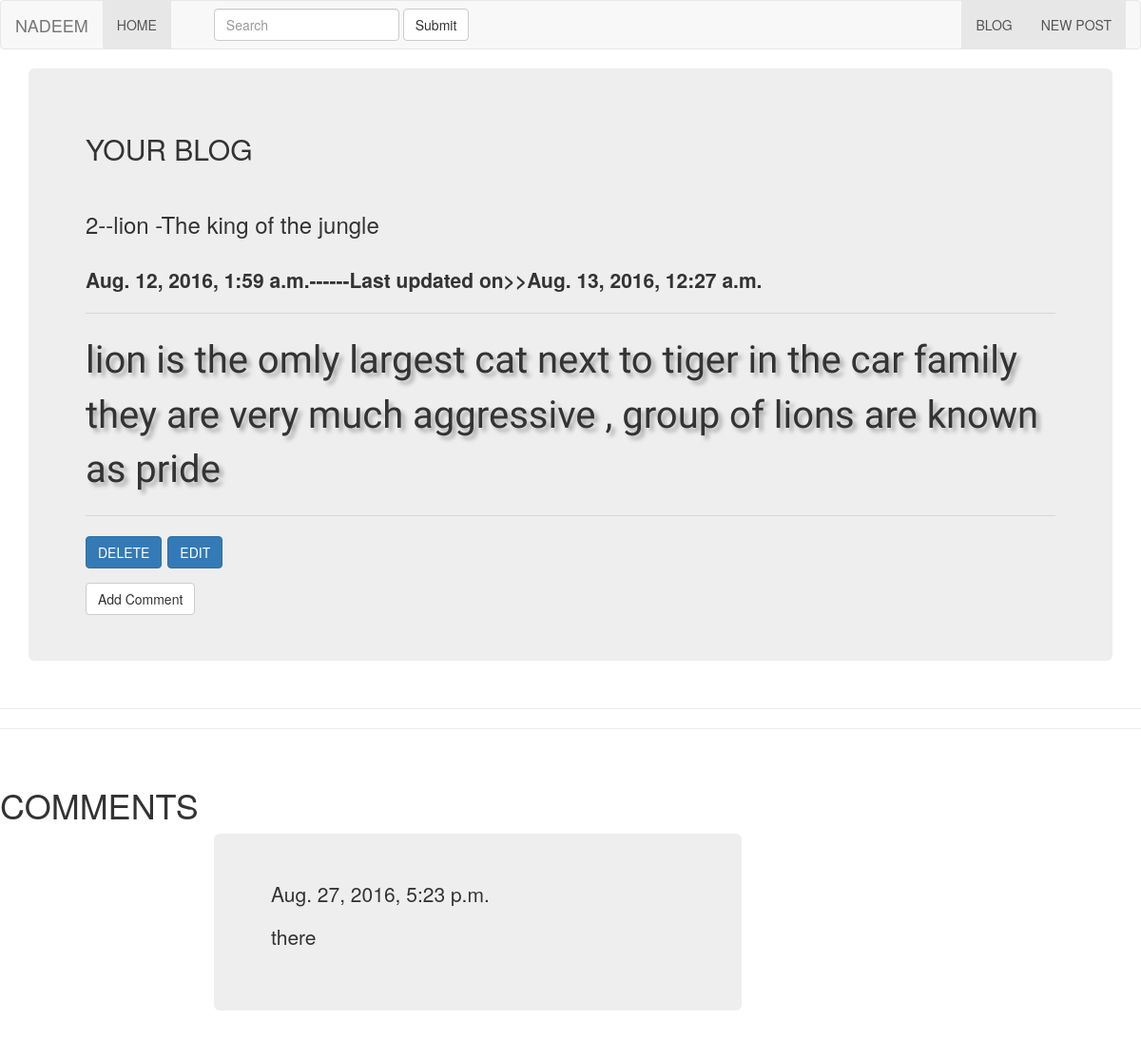
Page /2/ on the committed database.
### blog/models.py (models this page shows, shortened)
class Post(models.Model):
    title=models.CharField(max_length=120)
    image=models.ImageField(null=True,blank=True,width_field="width_field",height_field="height_field")
    height_field=models.IntegerField(default=0)
    width_field=models.IntegerField(default=0)
    content=models.TextField()
    updated=models.DateTimeField(auto_now=True,auto_now_add=False)
    timestamp=models.DateTimeField(auto_now=False,auto_now_add=True)

class comment(models.Model):
    post=models.ForeignKey('blog.Post',related_name='comments')
    text=models.TextField()
    created_date=models.DateTimeField(auto_now=False,auto_now_add=True)
    approved_comment=models.BooleanField(default=False)

### blog/views.py (the view)
# urls.py: url(r'^(?P<id>\d+)/$',views.post_detail,name='detail'),
def post_detail(request,id):
    instance=get_object_or_404(Post,id=id)
    context={
    "title":"Detail",
    "instance":instance
    }
    return render(request,"post_detail.html",context)

### blog/templates/post_detail.html (shortened to what this page needs)
{% extends "base.html" %}
{% block content%}
  {% include 'nav.html'%}
<div class="container">
  <div class="row" >
   <div class="col-sm-12 ">
<div class ="jumbotron">
  <h2>YOUR BLOG</h2><br>
  <h3>{{instance.id}}--{{instance.title}}</h3><br>
  <p><strong>{{instance.timestamp}}------Last updated on>>{{instance.updated}}</strong></p>
  <hr>
  <div class="p1">{{instance.content}}</div>
  <hr>
  <p><a href="{%url 'delete' instance.id %}" class="btn btn-primary" role="button">DELETE</a>     <a href="{%url 'update' instance.id %}" class="btn btn-primary" role="button">EDIT</a></p>
    <a class="btn btn-default" href="{%url 'add_comment' instance.id %}">Add Comment</a>
</div>
  </div>
  </div>
  </div>
<hr>
<hr>
<br>
<h1>COMMENTS</h1>
  {%for c in instance.comments.all%}
<div class="container">
  <div class="row">
       <div class="col-sm-6 col-sm-offset-2">
<div class="jumbotron" >
  <p>{{c.created_date}}</p>
        <p>{{c.text}}</p>
  </div>
  </div>
    </div>
  </div>
        {%endfor%}
  {%endblock content %}

### blog/templates/base.html (style rules this page uses)
.p1 { font-family: 'Tangerine', serif; font-size: 40px; text-shadow: 4px 4px 4px #aaa; }

### rows in the picture
Post: id "2", title "lion -The king of the jungle", timestamp "Aug. 12, 2016, 1:59 a.m.", updated "Aug. 13, 2016, 12:27 a.m.", content "lion is the omly largest cat next to tiger in the car family they are very much aggressive , group of lions are known as pride"
comment: created_date "Aug. 27, 2016, 5:23 p.m.", text "there"
